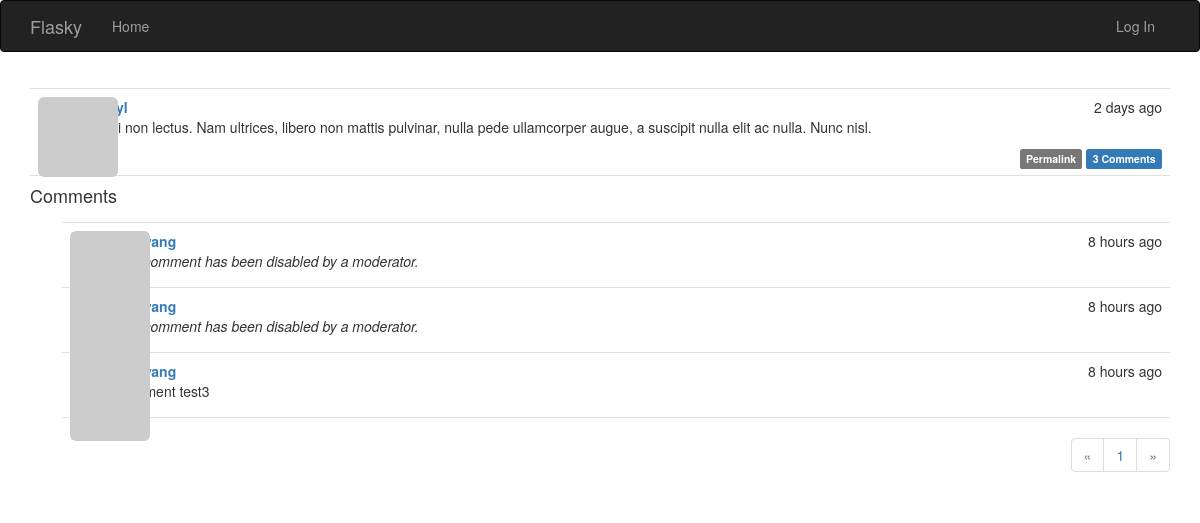
The app's page /post/85 with its own data.
### app/models.py (models this page shows, shortened)
class Post(db.Model):
    __tablename__ = 'posts'
    id = db.Column(db.Integer, primary_key=True)
    body = db.Column(db.Text)
    timestamp = db.Column(db.DateTime, index=True,default=datetime.utcnow)
    author_id = db.Column(db.Integer, db.ForeignKey('users.id'))
    body_html = db.Column(db.Text)
    comments = db.relationship('Comment', backref='post', lazy='dynamic')

class Comment(db.Model):
    __tablename__ = 'comments'
    id = db.Column(db.Integer, primary_key=True)
    body = db.Column(db.Text)
    timestamp = db.Column(db.DateTime, index=True,default=datetime.utcnow)
    author_id = db.Column(db.Integer, db.ForeignKey('users.id'))
    body_html = db.Column(db.Text)
    disabled = db.Column(db.Boolean)
    post_id = db.Column(db.Integer, db.ForeignKey('posts.id'))

### app/main/views.py (the view)
@main.route('/post/<int:id>', methods=['GET', 'POST'])
def post(id):
    post = Post.query.get_or_404(id)
    form = CommentForm()
    if form.validate_on_submit():
        comment = Comment(body=form.body.data, post=post, author=current_user._get_current_object())
        db.session.add(comment)
        db.session.commit()
        flash('Your comment has been published.')
        return redirect(url_for('.post', id=post.id, page=-1))
    page = request.args.get('page', 1, type=int)
    if page == -1:
        page = (post.comments.count() - 1) // \
               current_app.config['FLASKY_COMMENTS_PER_PAGE'] + 1
    pagination = post.comments.order_by(Comment.timestamp.asc()).paginate(
        page, per_page=current_app.config['FLASKY_COMMENTS_PER_PAGE'], error_out=False)
    comments = pagination.items
    return render_template('post.html', posts=[post], form=form, comments=comments, pagination=pagination)

### app/auth/views.py (called while the page is built)
@auth.before_app_request
def before_request():
    if current_user.is_authenticated:
        current_user.ping()
        if not current_user.confirmed and request.endpoint[:5] != 'auth.':
            return redirect(url_for('auth.unconfirmed'))

### app/main/__init__.py (called while the page is built)
@main.app_context_processor
def inject_permissions():
    return dict(Permission=Permission)

### app/main/views.py (called while the page is built)
@main.after_app_request
def after_request(response):
    for query in get_debug_queries():
        if query.duration >= current_app.config['FLASKY_SLOW_DB_QUERY_TIME']:
            current_app.logger.warning('Slow query:%s\nParaments:%s\nDuration:%fs\nContext:%s\n' % (
                query.statement, query.parameters, query.duration, query.context))
    return response

### app/models.py (called while the page is built)
    def gravatar(self, size=100, default='identicon', rating='g'):
        if request.is_secure:
            url='https://secure.gravatar.com/avatar'
        else:
            url='http://www.gravatar.com/avatar'
        hash = self.avatar_hash or hashlib.md5(self.email.encode('utf-8')).hexdigest()
        return '{url}/{hash}?s={size}&d={default}&r={rating}'.format(
            url=url, hash=hash, size=size, default=default, rating=rating
        )

    def can(self, permissions):
        return False

    def is_administrator(self):
        return False

### app/templates/post.html (shortened to what this page needs)
{% extends "base.html" %}
{% import "bootstrap/wtf.html" as wtf %}
{% import "_macros.html" as macros %}
{% block page_content %}
{% include '_posts.html' %}
<h4 id="comments">Comments</h4>
{% include '_comments.html' %}
{% if pagination %}
<div class="pagination">
    {{ macros.pagination_widget(pagination, '.post', fragment='#comments', id=posts[0].id) }}
</div>
{% endif %}
{% endblock %}

### app/templates/_posts.html (shortened to what this page needs)
<ul class="posts">
    {% for post in posts %}
    <li class="post">
        <div class="post-thumbnail">
            <a href="{{ url_for('.user', username=post.author.username) }}">
                <img class="img-rounded profile-thumbnail"
                     src="{{ post.author.gravatar(size=40) }}">
            </a>
        </div>
        <div class="post-content">
            <div class="post-date">{{ moment(post.timestamp).fromNow() }}</div>
            <div class="post-author"><a href="{{ url_for('.user',username=post.author.username) }}">
                {{ post.author.username }}</a></div>
            <div class="post-body">
                {% if post.body_html %}
                {{ post.body_html | safe}}
                {%else %}
                {{ post.body }}{% endif %}</div>
            <div class="post-footer">
                <a href="{{url_for('.post', id=post.id) }}">
                    <span class="label label-default">Permalink</span>
                </a>
                <a href="{{ url_for('.post', id=post.id) }}#comments">
                    <span class="label label-primary">{{ post.comments.count() }} Comments</span>
                </a>
            </div>
        </div>
    </li>
    {% endfor %}
</ul>

### app/templates/_comments.html (shortened to what this page needs)
<ul class="comments">
    {% for comment in comments %}
    <li class="comment">
        <div class="comment-thumbnail">
            <a href="{{ url_for('.user', username=comment.author.username) }}">
                <img class="img-rounded profile-thumbnail" src="{{ comment.author.gravatar(size=40) }}">
            </a>
        </div>
        <div class="comment-content">
            <div class="comment-date">{{ moment(comment.timestamp).fromNow() }}</div>
            <div class="comment-author"><a href="{{ url_for('.user', username=comment.author.username) }}">{{ comment.author.username }}</a></div>
            <div class="comment-body">
                {% if comment.disabled %}
                <p><i>this comment has been disabled by a moderator.</i></p>
                {% endif %}
                {% if moderate or not comment.disabled %}
                    {% if comment.body_html %}
                        {{comment.body_html | safe}}
                    {% else %}
                        {{comment.body}}
                    {% endif %}
                {% endif %}
            </div>
        </div>
    </li>
    {% endfor %}
</ul>

### app/static/styles.css (style rules this page uses)
.profile-thumbnail { position: absolute; }
ul.posts { list-style-type: none; padding: 0px; margin: 16px 0px 0px 0px; border-top: 1px solid #e0e0e0; }
ul.posts li.post { padding: 8px; border-bottom: 1px solid #e0e0e0; }
div.post-date { float: right; }
div.post-author { font-weight: bold; }
div.post-thumbnail { position: absolute; }
div.post-content { margin-left: 48px; min-height: 48px; }
div.post-footer { text-align: right; }
ul.comments { list-style-type: none; padding: 0px; margin: 16px 0px 0px 0px; }
ul.comments li.comment { margin-left: 32px; padding: 8px; border-bottom: 1px solid #e0e0e0; }
ul.comments li.comment:nth-child(1) { border-top: 1px solid #e0e0e0; }
div.comment-date { float: right; }
div.comment-author { font-weight: bold; }
div.comment-thumbnail { position: absolute; }
div.comment-content { margin-left: 48px; min-height: 48px; }
div.pagination { width: 100%; text-align: right; padding: 0px; margin: 0px; }

### records on screen
Post: timestamp "2 days ago", body_html "Morbi non lectus. Nam ultrices, libero non mattis pulvinar, nulla pede ullamcorper augue, a suscipit nulla elit ac nulla. Nunc nisl.", comments.count "3"
Comment: timestamp "8 hours ago", shows "this comment has been disabled by a moderator."
Comment: timestamp "8 hours ago", shows "this comment has been disabled by a moderator."
Comment: timestamp "8 hours ago", body_html "comment test3"

### other values on screen
{{ p }} "1"
